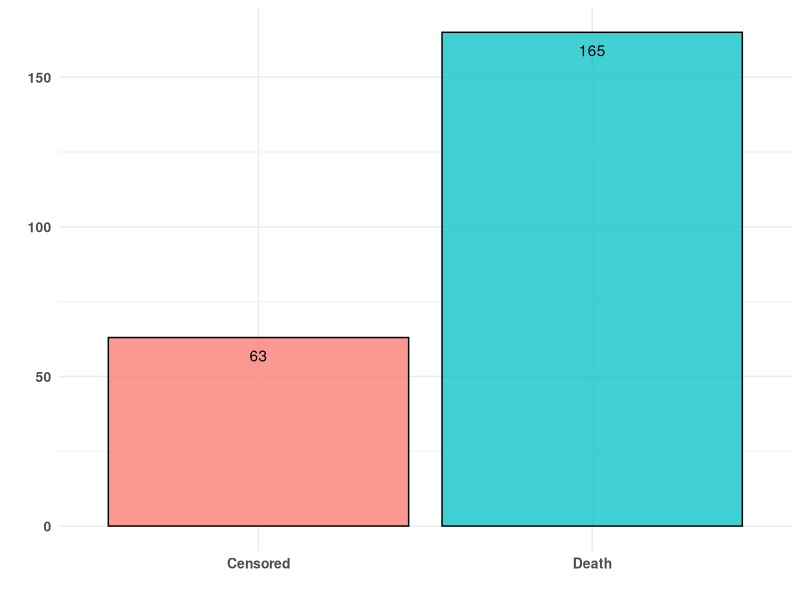
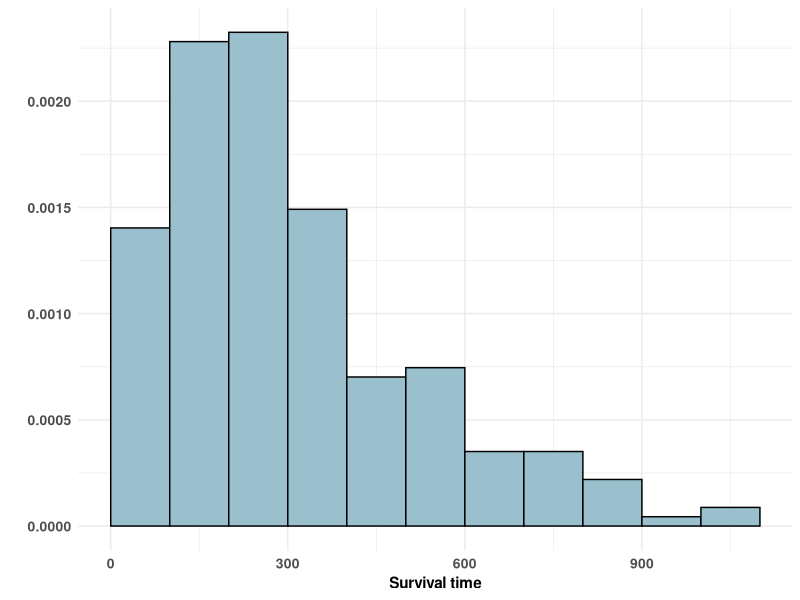
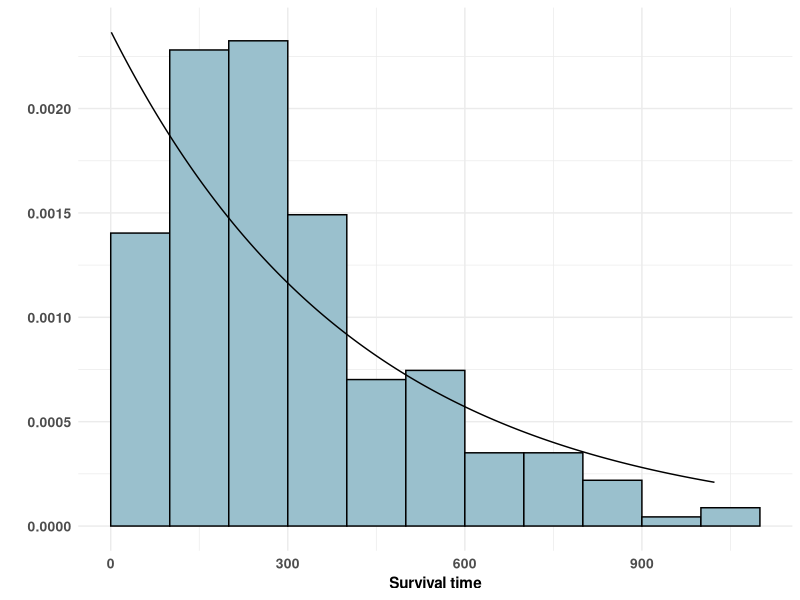
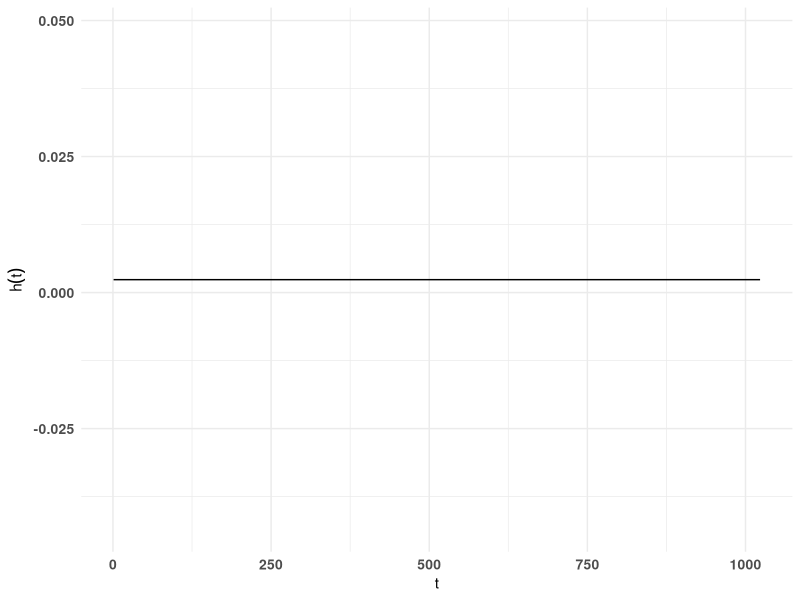
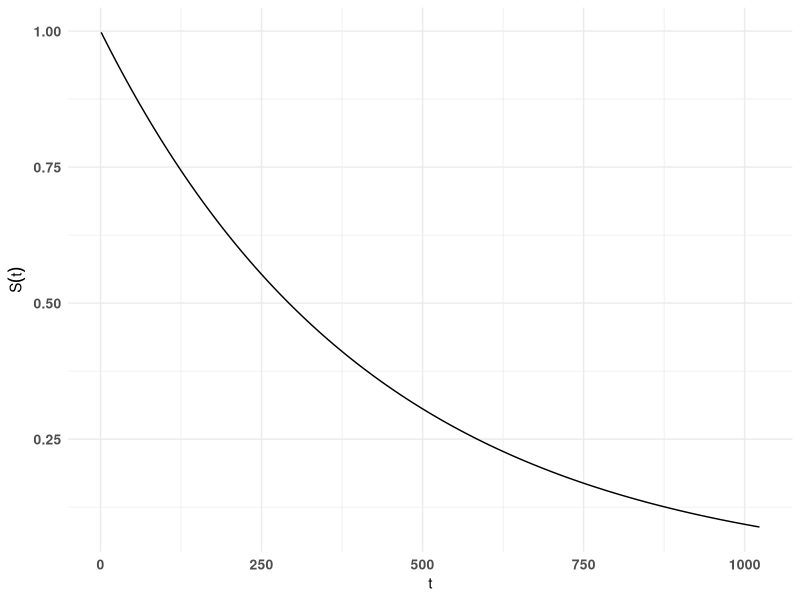
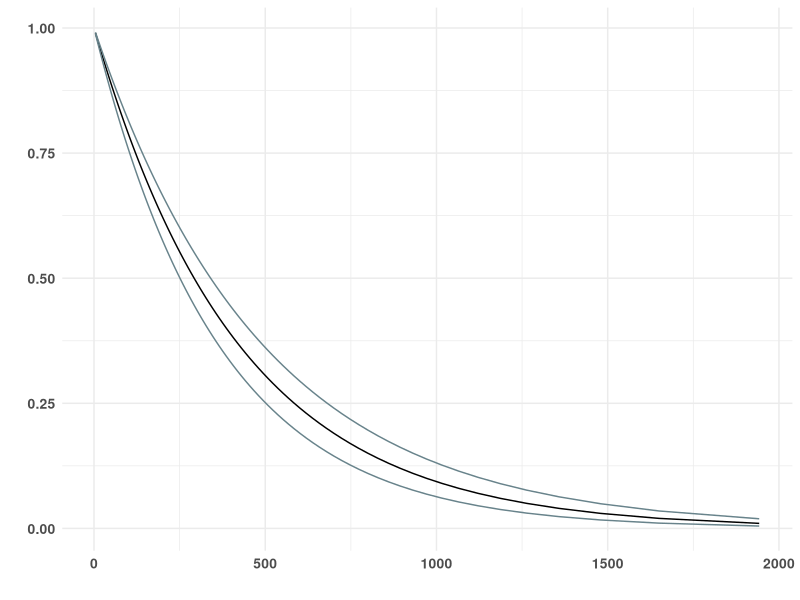
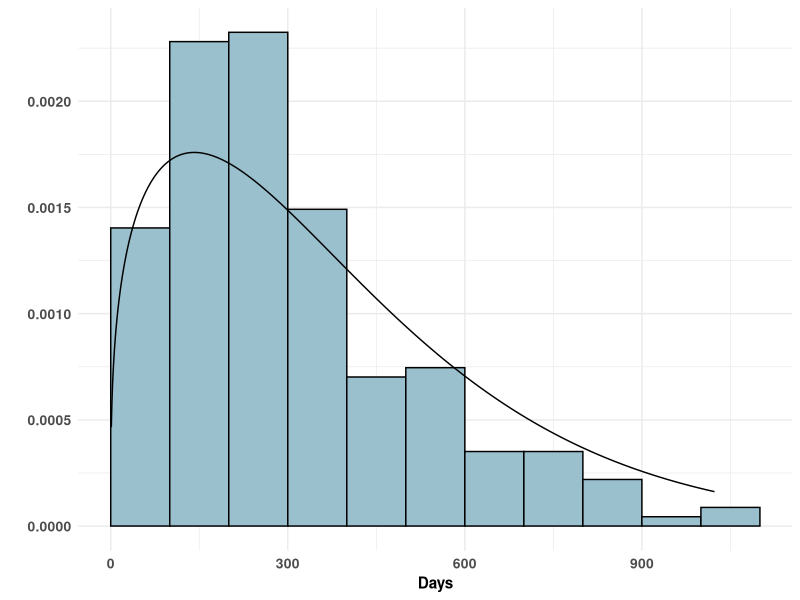
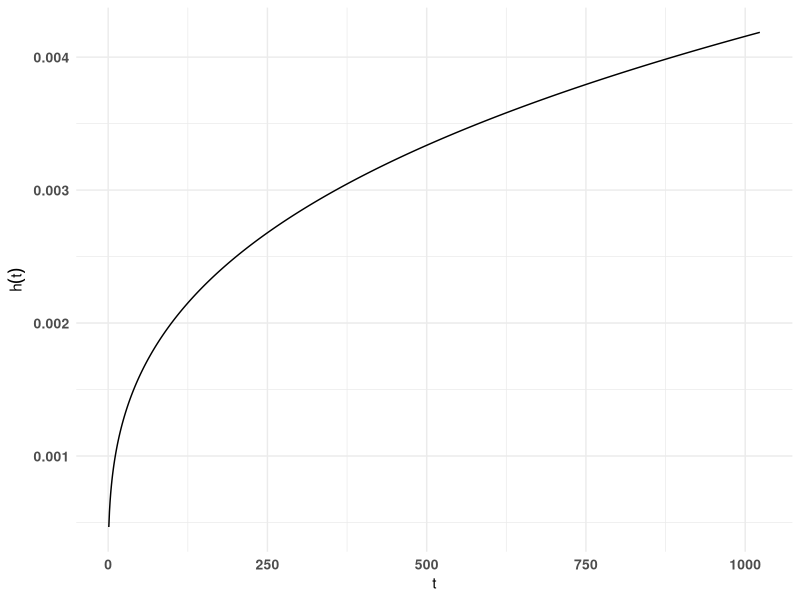

These figures' R source, in order:
####################################################################
# Exponential and Weibull survival models                    
# Author: Jose Antonio Perusquia Cortes
# Afil: Facultad de Ciencias - UNAM
# Module: Survival analysis 
####################################################################

####################################################################
# Libraries
library(here)           # Version 1.0.1
library(ggplot2)        # Version 3.5.2  
library(ggthemes)       # Version 5.1.0
library(dplyr)          # Version 1.1.4
library(readxl)         # Version 1.4.4
library(survival)       # Version 3.8-3
library(survminer)      # Version 0.5.0
library(MASS)           # Version 7.3-60
####################################################################

####################################################################
# Base theme for the plots
theme_lung = theme_minimal()+
  theme(axis.title.x = element_text(size = 11,face='bold'),
        axis.title.y = element_text(size = 11,face='bold'),
        axis.text.x = element_text(size=10,face='bold'),
        axis.text.y = element_text(size=10,face='bold'))

theme_set(theme_lung)

####################################################################
# NCCTG Lung Cancer Data
lung=lung%>%
  mutate(status=status-1)
glimpse(lung)

# Censored and death
lung_status=lung%>%
  group_by(status)%>%
  count()%>%
  ungroup()%>%
  mutate(n,Status=case_when(status==0~'Censored',
                          status==1~'Death'),.keep='none')

ggplot(data=lung_status,aes(x=Status,y=n,fill=Status))+
  geom_col(show.legend = F,col='black',alpha=.75)+
  geom_text(aes(label = n), vjust = 2, colour = "black")+
  labs(x='',y='')


# Histogram of survival times
ggplot(data=lung,aes(x=time,y=after_stat(density)))+
  geom_histogram(fill='lightblue3',col='black',
                 breaks=hist(lung$time,plot=F)$breaks)+
  labs(x='Survival time',y='')

# Empirical quantiles of the survival times
mean(lung$time)
quantile(lung$time)
####################################################################

####################################################################
# Exponential model
n = dim(lung)[1]
num_death = sum(lung$status)
sum_times = sum(lung$time)

# Maximum likelihood estimator for lambda
lambda_emv = num_death/sum_times;lambda_emv

# Density
t = seq(0:max(lung$time))
ft_exp = lambda_emv*exp(-lambda_emv*t)
density_exp = data.frame(t,ft_exp)

ggplot(data=lung,aes(x=time,y=after_stat(density)))+
  geom_histogram(fill='lightblue3',col='black',
                 breaks=hist(lung$time,plot=F)$breaks)+
  geom_line(data=density_exp,aes(x=t,y=ft_exp))+  
  labs(x='Survival time',y='')

# Risk function
ht_exp = lambda_emv
risk_exp = data.frame(t,ht_exp)
ggplot(data=risk_exp,aes(x=t,y=ht_exp))+
  geom_line()+
  labs(x=expression(t),y=expression(h(t)))

# Survival function
St_exp = exp(-lambda_emv*t)
surv_exp = data.frame(t,St_exp)
ggplot(data=surv_exp,aes(x=t,y=St_exp))+
  geom_line()+
  labs(x=expression(t),y=expression(S(t)))

# Mean survival time
1/lambda_emv

# Median survival time
log(2)/lambda_emv

# Quantiles and confidence intervals (this method could potentially
# produce negative estimates)
p = seq(.01,.99,by=.01)

tp = log(1/(1-p))/lambda_emv
se_tp = tp/sqrt(num_death)

tp_li = tp - se_tp*qnorm(.975)
tp_ui = tp + se_tp*qnorm(.975)

# For the median
tp_li[50]
tp_ui[50]

# Quantiles and confidence intervals V2 
tp_li_v2 = tp*exp(-qnorm(.975)/sqrt(num_death))
tp_ui_v2 = tp*exp(qnorm(.975)/sqrt(num_death))

# Median
tp_li_v2[50]
tp_ui_v2[50]

# Survival function and confidence intervals
St = exp(-lambda_emv*tp)
St_li = exp(-lambda_emv*tp_li_v2)
St_ui = exp(-lambda_emv*tp_ui_v2)

survs = data.frame(tp,St,St_li,St_ui)
ggplot(data=survs,aes(x=tp,y=St))+
  geom_line()+
  geom_line(aes(x=tp,y=St_li),col="lightblue4")+
  geom_line(aes(x=tp,y=St_ui),col="lightblue4")+
  labs(x="",y="")

# AIC
2-2*(num_death*log(lambda_emv)-(lambda_emv*sum_times))

# BIC
log(n)-2*(num_death*log(lambda_emv)-(lambda_emv*sum_times))
####################################################################

####################################################################
# Weibull model
logLikeWb = function(par,status,times){
  lambda = par[1]
  gamma = par[2]
  m = sum(status)
  term1 = m*log(gamma*lambda)
  term2 = (gamma-1)*sum(status*log(times))
  term3 = lambda*sum(times^gamma)
  return(term1+term2-term3)
}

# Optimisation using a quasi-Newton method
result = optim(par=c(1,1),fn=logLikeWb,method="L-BFGS-B",
              control=list(fnscale = -1,ndeps=c(.000001,.000001),
                           factr=.0000000001),
              times=lung$time,status=lung$status,
              lower=c(0.0000001,0.0000001),
              upper=c(100,100),hessian=T)

# Estimates
lambda=result$par[1];lambda
gamma=result$par[2];gamma

# Density 
ft_wb = lambda*gamma*(t^(gamma-1))*exp(-lambda*(t^gamma))

density_wb = data.frame(t,ft_wb)
ggplot(data=lung,aes(x=time,y=after_stat(density)))+
  geom_histogram(fill='lightblue3',col='black',
                 breaks=hist(lung$time,plot=F)$breaks)+
  geom_line(data=density_wb,aes(x=t,y=ft_wb))+  
  labs(x='Days',y='')

# Risk function
ht_wb = lambda*gamma*t^(gamma-1)
risk_wb = data.frame(t,ht_wb)
ggplot(data=risk_wb,aes(x=t,y=ht_wb))+
  geom_line()+
  labs(x=expression(t),y=expression(h(t)))

# Survival
St_wb = exp(-lambda*(t^gamma))
surv_wb = data.frame(t,St_wb)
ggplot(data=surv_wb,aes(x=t,y=St_wb))+
  geom_line()+
  labs(x=expression(t),y=expression(S(t)))

# Mean survival time
gamma((1/gamma)+1)/(lambda^(1/gamma))

# Quantiles and confidence intervals
covMat=solve(-result$hessian)
var_l=covMat[1,1]
var_g=covMat[2,2]
cov_lg = covMat[1,2]

tp = (log(1/(1-p))/lambda)^(1/gamma) 

cp=log(log(1/(1-p)))
se_tp = 1/(lambda*(gamma^2))*(gamma^2*var_l+
                    lambda^2*(cp-log(lambda))^2*var_g+
                    2*lambda*gamma*(cp-log(lambda))*cov_lg)^(1/2)

tp_li = exp(log(tp) - se_tp*qnorm(.975))
tp_ui = exp(log(tp) + se_tp*qnorm(.975))

# Median confidence intervals
tp[50]
tp_li[50]
tp_ui[50]

# Survival function and confidence intervals
St = exp(-lambda*(tp^gamma))
St_li = exp(-lambda*(tp_li^gamma))
St_ui = exp(-lambda*(tp_ui^gamma))

survs = data.frame(tp,St,St_li,St_ui)
ggplot(data=survs,aes(x=tp,y=St))+
  geom_line()+
  geom_line(aes(x=tp,y=St_li),col="lightblue4")+
  geom_line(aes(x=tp,y=St_ui),col="lightblue4")+
  labs(x="",y="")

# AIC
4-(2*(logLikeWb(c(lambda,gamma),lung$status,lung$time)))

# BIC
2*log(n)-(2*(logLikeWb(c(lambda,gamma),lung$status,lung$time)))
####################################################################